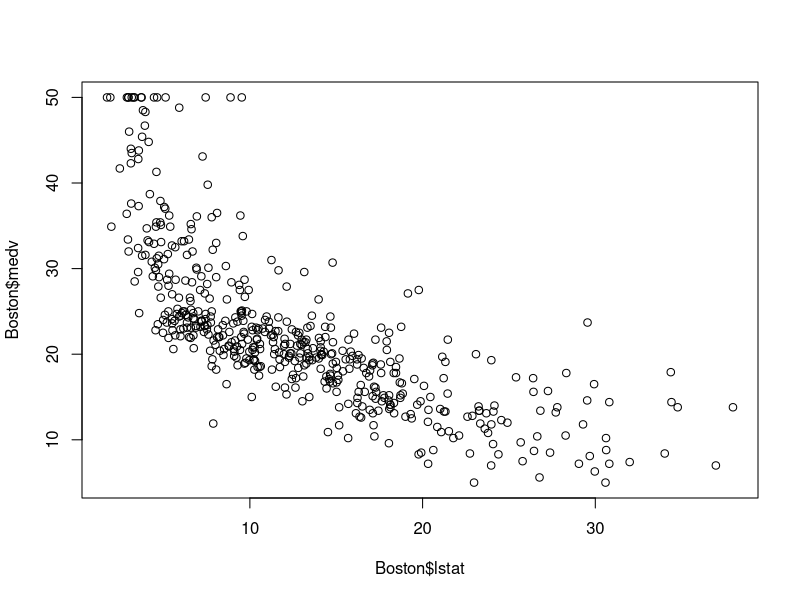
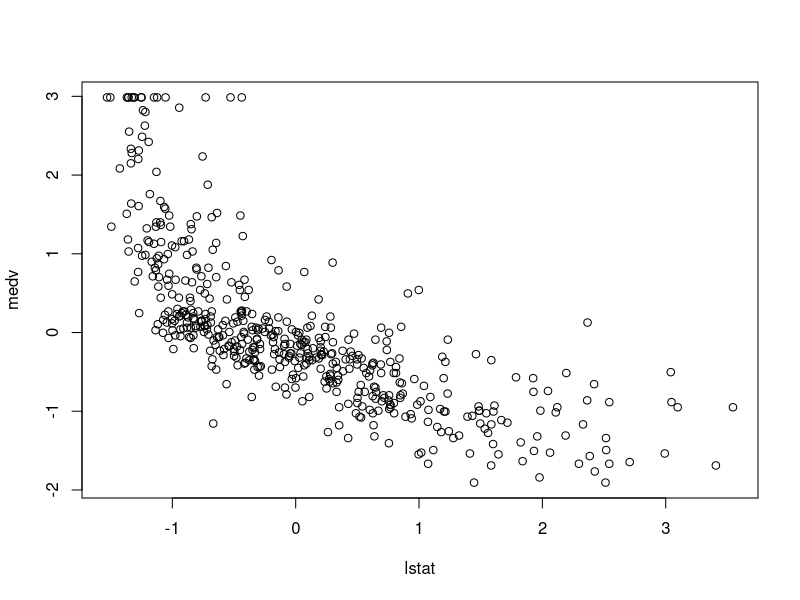
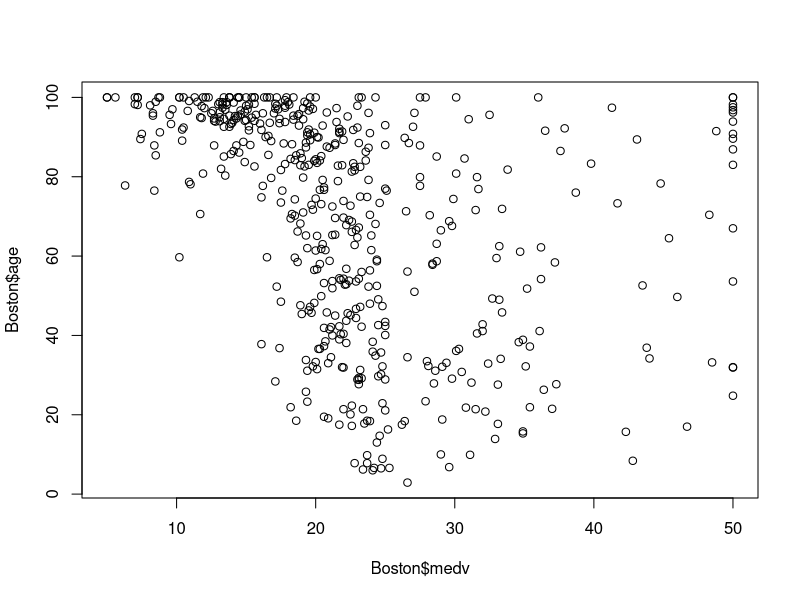

R code for these plots, in order:
library(MASS) 
lm.fit <- lm(medv ~ lstat + age, data = Boston)
summary(Boston)
#Q1
sum((Boston$medv - median(Boston$medv))^2)
#Fit medv (median house value) as a linear function of lstat (percentage of lower status of the population) and age (proportion of units built prior to 1940).
lm.fit <- lm(medv ~ lstat + age, data = Boston)
summary(lm.fit)
#From the model summary, answer these questions:
# Q2: What is the Residual Sum of Squares (RSS) of this fit?
anova(lm.fit)
deviance(lm.fit)
sum(resid(lm.fit)^2)
#
# Q3: How much proportion of the variance in medv is accounted for by this fit?
summary(lm.fit)
# Multiple R-squared:  0.5513,	Adjusted R-squared:  0.5495 
#
# Q4: Overall, is there a relationship between the response variable medv and the predictors lstat and age? How do you make such a conclusion?
# not much the age but lstat: p-value: < 2.2e-16

# Q5: Is there a relationship between medv and each of the predictors? How do you tell?
plot(Boston$lstat,Boston$medv)
cor(Boston$lstat,Boston$medv)
medv <- scale(Boston$medv, center=TRUE, scale=TRUE)
lstat <- scale(Boston$lstat, center=TRUE, scale=TRUE)
plot(lstat,medv)
cor(lstat,medv)
#
plot(Boston$medv, Boston$age)
cor(Boston$medv, Boston$age)

# Q6: What is the estimated standard deviation of the irreducible error in the model . 
summary(lm.fit)$sigma
#
# Q7: How do you interpret the coefficient estimate on age, i.e., the value 0.0345, in the model context?
# each +1 on age causes increace in  medv of 0.0345 

sapply(Boston, mode)
